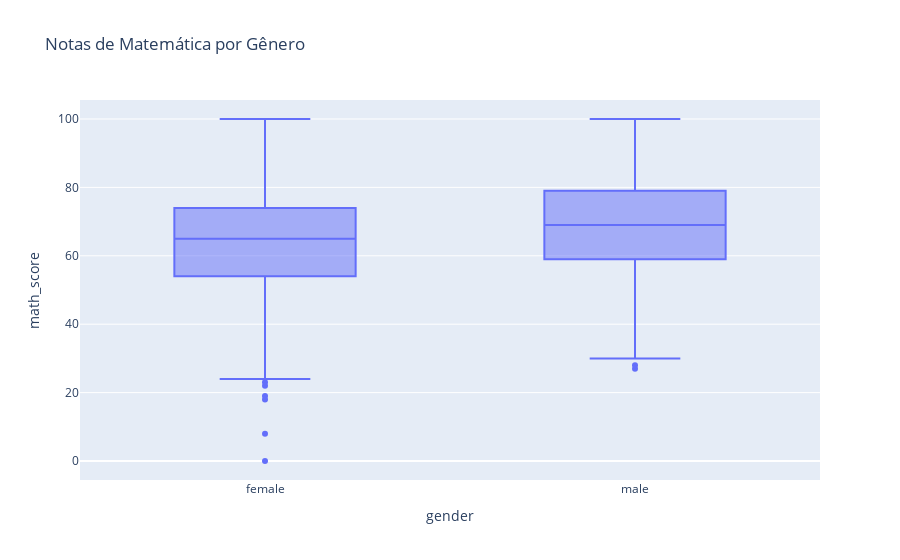

Here is the notebook cell this chart was saved with:
### Code cell
# 2) Boxplot por categoria
fig = px.box(df, x="gender", y="math_score", title="Notas de Matemática por Gênero")
fig.show()

### Figure 1 — Plotly figure (JSON) as saved in the notebook; plotly's stock layout.template omitted (floating-point values rounded to 4 significant figures; data arrays with more than 128 entries replaced by an {"elided": "..."} marker saying what was removed)
{"data": [{"alignmentgroup": "True", "hovertemplate": "gender=%{x}<br>math_score=%{y}<extra></extra>", "legendgroup": "", "marker": {"color": "#636efa"}, "name": "", "notched": false, "offsetgroup": "", "orientation": "v", "showlegend": false, "type": "box", "x": {"elided": "1000 str values"}, "x0": " ", "xaxis": "x", "y": {"elided": "1000 int values"}, "y0": " ", "yaxis": "y"}], "layout": {"boxmode": "group", "legend": {"tracegroupgap": 0}, "title": {"text": "Notas de Matemática por Gênero"}, "xaxis": {"anchor": "y", "domain": [0, 1], "title": {"text": "gender"}}, "yaxis": {"anchor": "x", "domain": [0, 1], "title": {"text": "math_score"}}}}
